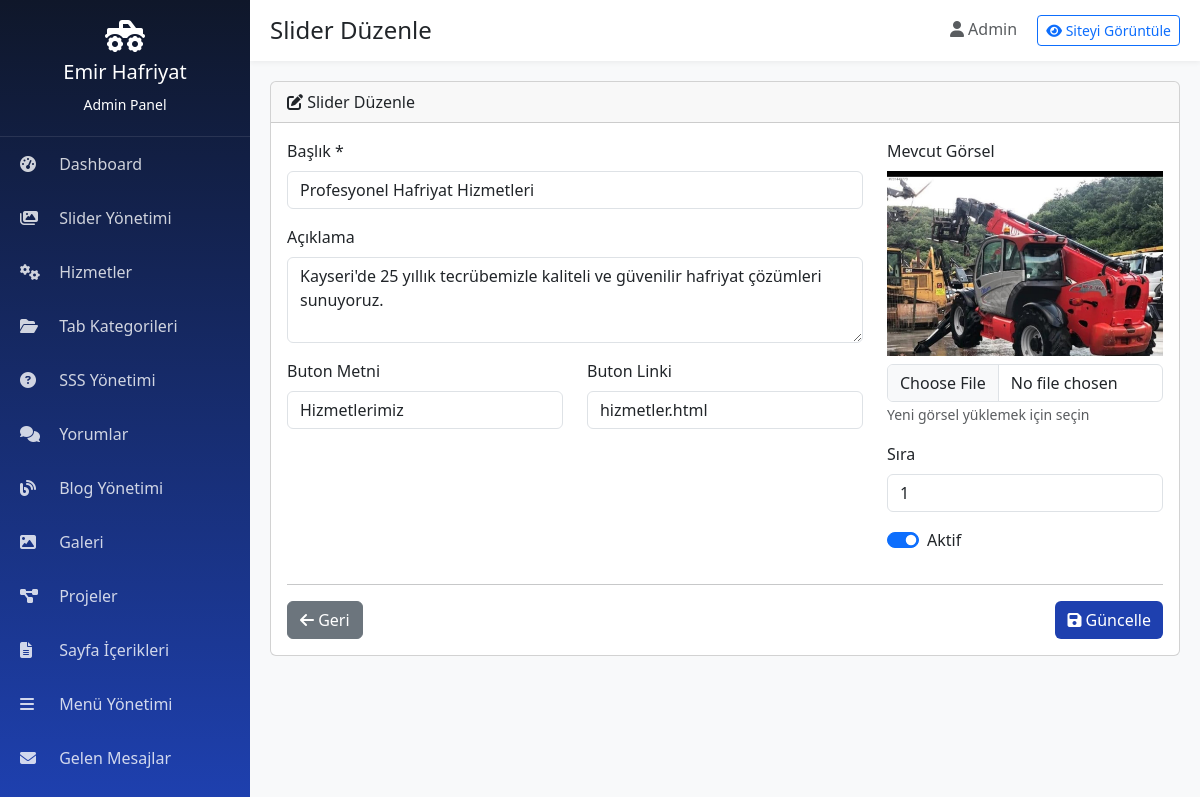
The page /admin/slider_edit.php?id=1 (signed in) on the database its author committed.
### tables this page shows
CREATE TABLE `sliders` (
  `id` int(11) NOT NULL AUTO_INCREMENT,
  `title` varchar(200) NOT NULL,
  `description` text,
  `image` varchar(255) NOT NULL,
  `button_text` varchar(100) DEFAULT NULL,
  `button_link` varchar(255) DEFAULT NULL,
  `sort_order` int(11) DEFAULT 0,
  `status` tinyint(1) DEFAULT 1,
  `created_at` timestamp NOT NULL DEFAULT CURRENT_TIMESTAMP,
  PRIMARY KEY (`id`)
);

### config.php (called while the page is built, shortened)
<?php
spl_autoload_register(function($class) {
    $file = BASE_PATH . '/includes/classes/' . $class . '.php';
});
require_once BASE_PATH . '/includes/functions.php';

### includes/classes/Database.php (called while the page is built, shortened)
<?php
class Database {
    private static $instance = null;
    private $conn;
    private function __construct() {
        try {
            $dsn = "mysql:host=" . DB_HOST . ";dbname=" . DB_NAME . ";charset=" . DB_CHARSET;
            $this->conn = new PDO($dsn, DB_USER, DB_PASS);
            $this->conn->setAttribute(PDO::ATTR_ERRMODE, PDO::ERRMODE_EXCEPTION);
            $this->conn->setAttribute(PDO::ATTR_DEFAULT_FETCH_MODE, PDO::FETCH_ASSOC);
            $this->conn->setAttribute(PDO::ATTR_EMULATE_PREPARES, false);
        } catch(PDOException $e) {
            die("Veritabanı bağlantısı başarısız: " . $e->getMessage());
        }
    }
    public static function getInstance() {
        if (self::$instance === null) {
            self::$instance = new self();
        }
        return self::$instance;
    }
    public function query($sql, $params = []) {
        try {
            $stmt = $this->conn->prepare($sql);
            $stmt->execute($params);
            return $stmt;
        } catch(PDOException $e) {
            error_log("Query Error: " . $e->getMessage());
            return false;
        }
    }
    public function fetchOne($sql, $params = []) {
        $stmt = $this->query($sql, $params);
        return $stmt ? $stmt->fetch() : null;
    }
}

### includes/functions.php (called while the page is built, shortened)
<?php
function clean($data) {
    return htmlspecialchars(strip_tags(trim($data)), ENT_QUOTES, 'UTF-8');
}

### admin/slider_edit.php (the view, shortened to what this page needs)
<?php
require_once '../config.php';
$db = Database::getInstance();
$id = (int)($_GET['id'] ?? 0);
if ($id > 0) {
    $slider = $db->fetchOne("SELECT * FROM sliders WHERE id = ?", [$id]);
} else {
    setFlash('error', 'Geçersiz slider ID!');
    header('Location: sliders.php');
    exit;
}
include 'includes/header.php';
?>
<div class="card">
    <div class="card-header">
        <i class="fas fa-edit"></i> Slider Düzenle
    </div>
    <div class="card-body">
        <form method="POST" enctype="multipart/form-data">
            <div class="row">
                <div class="col-md-8">
                    <div class="mb-3">
                        <label class="form-label">Başlık *</label>
                        <input type="text" name="title" class="form-control" value="<?= clean($slider['title']) ?>" required>
                    </div>
                    <div class="mb-3">
                        <label class="form-label">Açıklama</label>
                        <textarea name="description" class="form-control" rows="3"><?= clean($slider['description']) ?></textarea>
                    </div>
                    <div class="row">
                        <div class="col-md-6">
                            <div class="mb-3">
                                <label class="form-label">Buton Metni</label>
                                <input type="text" name="button_text" class="form-control" value="<?= clean($slider['button_text']) ?>">
                            </div>
                        </div>
                        <div class="col-md-6">
                            <div class="mb-3">
                                <label class="form-label">Buton Linki</label>
                                <input type="text" name="button_link" class="form-control" value="<?= clean($slider['button_link']) ?>">
                            </div>
                        </div>
                    </div>
                </div>
                <div class="col-md-4">
                    <div class="mb-3">
                        <label class="form-label">Mevcut Görsel</label>
                        <div class="mb-2">
                            <img src="../<?= $slider['image'] ?>" alt="" class="img-fluid">
                        </div>
                        <input type="file" name="image" class="form-control" accept="image/*">
                        <small class="text-muted">Yeni görsel yüklemek için seçin</small>
                    </div>
                    <div class="mb-3">
                        <label class="form-label">Sıra</label>
                        <input type="number" name="sort_order" class="form-control" value="<?= $slider['sort_order'] ?>">
                    </div>
                    <div class="mb-3">
                        <div class="form-check form-switch">
                            <input class="form-check-input" type="checkbox" name="status" id="status" <?= $slider['status'] ? 'checked' : '' ?>>
                            <label class="form-check-label" for="status">Aktif</label>
                        </div>
                    </div>
                </div>
            </div>
            <hr>
            <div class="d-flex justify-content-between">
                <a href="sliders.php" class="btn btn-secondary">
                    <i class="fas fa-arrow-left"></i> Geri
                </a>
                <button type="submit" class="btn btn-primary">
                    <i class="fas fa-save"></i> Güncelle
                </button>
            </div>
        </form>
    </div>
</div>
<?php include 'includes/footer.php'; ?>

### admin/includes/header.php (style rules this page uses)
:root { --sidebar-width: 250px; --primary-yellow: #FFC107; --primary-blue: #1E40AF; --dark-blue: #0F172A; }
body { background: #f8f9fa; }
.btn-primary { background: var(--primary-blue); border: none; }

### rows shown on the page
sliders: title "Profesyonel Hafriyat Hizmetleri", description "Kayseri'de 25 yıllık tecrübemizle kaliteli ve güvenilir hafriyat çözümleri sunuyoruz.", button_text "Hizmetlerimiz", button_link "hizmetler.html", image (picture), sort_order "1", status "☑"

### other values the page prints
$pageTitle "Slider Düzenle"
$_SESSION['admin_name'] "Admin"
